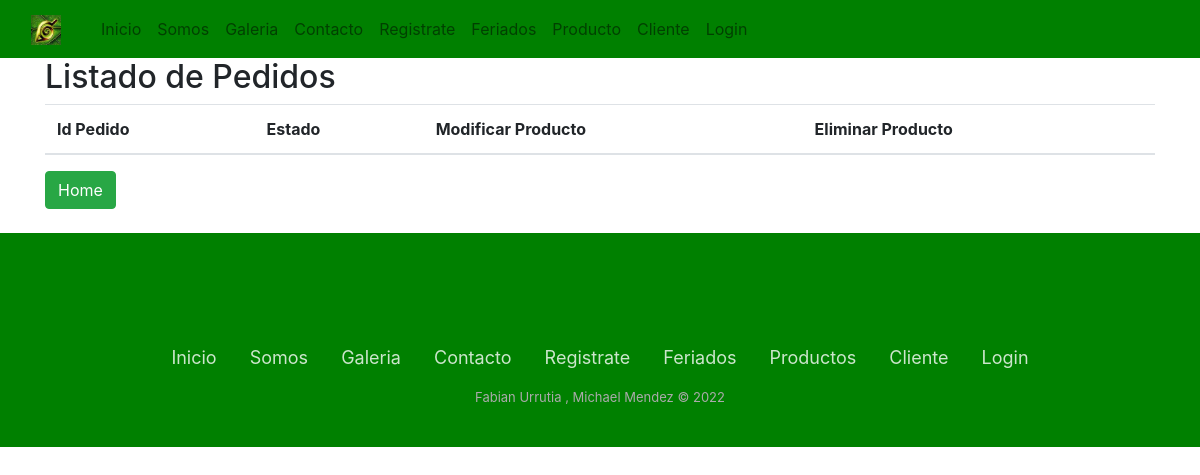
The app's page /ver_pedidos/, older data.
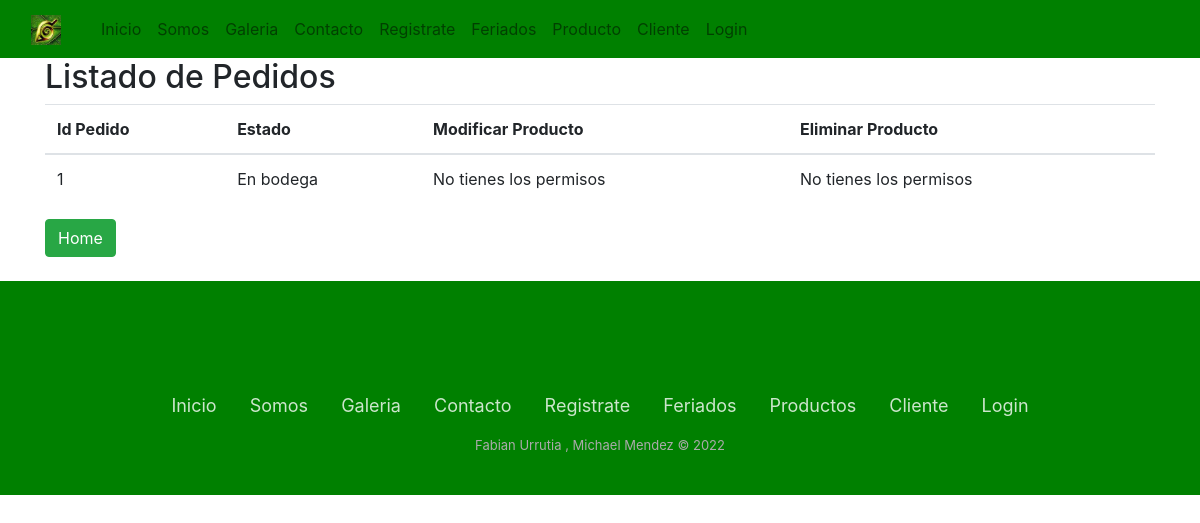
The same page, newer data.
### store/models.py (models this page shows, shortened)
class Pedido(models.Model):
    idPedido = models.AutoField(primary_key=True, verbose_name='Id')
    idProducto= models.CharField(max_length=20, verbose_name='Id_Producto', null=True)
    rut=models.CharField(max_length=20, verbose_name='Rut', null=True)
    estado=models.CharField(max_length=20, verbose_name='Estado_Pedido', null=True)

### store/views.py (the view)
def ver_pedidos(request):
    pedido = Pedido.objects.all()
    datos = {
        'pedido' : pedido
    }
    return render (request, 'ver_pedidos.html',datos)

### store/templates/ver_pedidos.html (shortened to what the changed rows need)
<!DOCTYPE html>
<html lang="en">
<head>
    {% load static %}
    <link rel="stylesheet" href="{% static 'css/style.css' %}">
    <link rel="stylesheet" href="https://cdn.jsdelivr.net/npm/bootstrap@4.6.1/dist/css/bootstrap.min.css">
</head>
<body>
    <div class="container">
        <h2>Listado de Pedidos</h2>
        <table class="table">
            <thead>
                <tr>
                    <th>Id Pedido</th>
                    <th>Estado</th>
                    <th>Modificar Producto</th>
                    <th>Eliminar Producto</th>
                </tr>
            </thead>
            <tbody>
                {% for pe in pedido %}
                <tr>
                    <td> {{ pe.idPedido }}</td>
                    <td> {{ pe.estado}}</td>
                    {% if user.is_authenticated and user.is_staff %}
                    <td> <a href="{% url 'form_mod_producto' pe.idPedido %}" class="btn btn-primary"> Modificar</a></td>
                    <td> <a href="{% url 'form_del_producto' pe.idPedido %}" class="btn btn-danger"> Eliminar</a></td>
                    {% else %}
                    <td> <a > No tienes los permisos</a></td>
                    <td> <a > No tienes los permisos</a></td>
                    {% endif %}
                </tr>
                {% endfor %}
            </tbody>
        </table>
    </div>
</body>
</html>

Row changes from the older to the newer data that the page shows:
added Pedido: idPedido "1", estado "En bodega"
